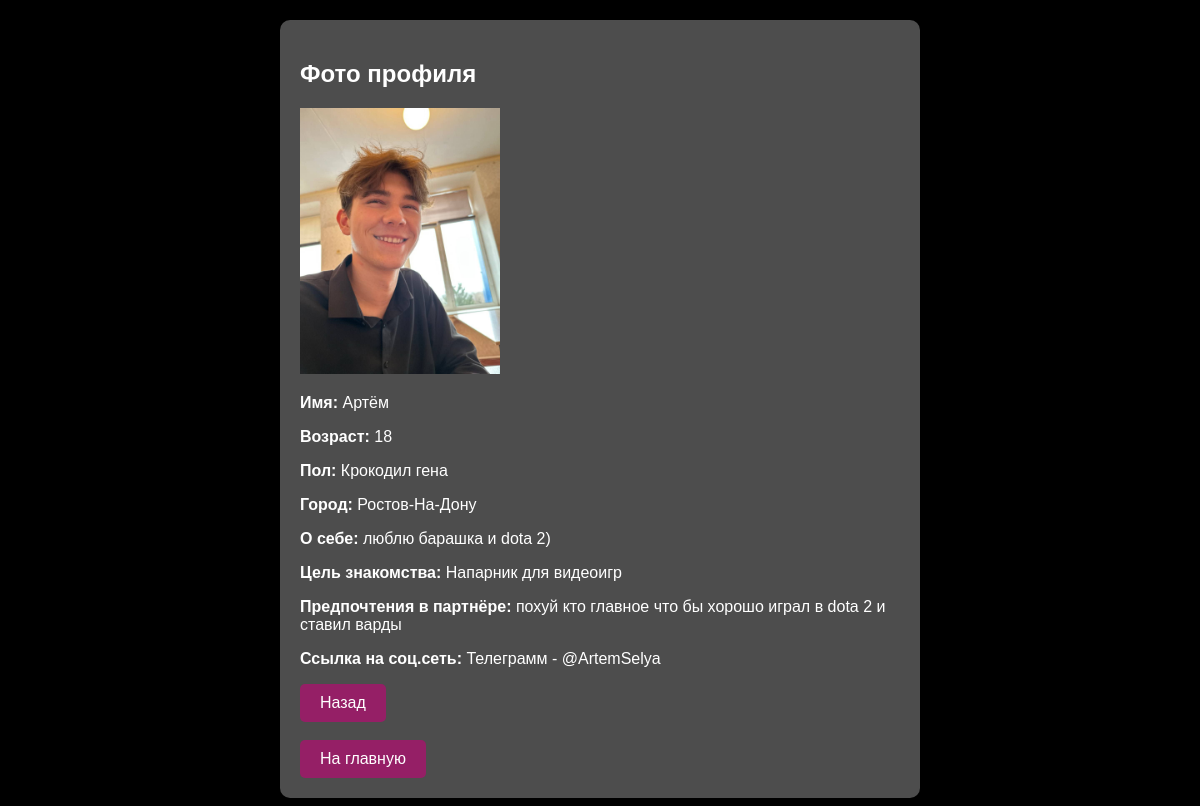
Screenshot of /profile/3/ with the database file from the repository.
### blog/models.py (models this page shows, shortened)
class Profile(models.Model):
    age = models.PositiveIntegerField(default=18,validators = [MaxValueValidator(100),MinValueValidator(18)])
    sity = models.ForeignKey(Sity, on_delete=models.CASCADE, blank=True, null=True, related_name='residents')
    about_me = models.TextField(blank=True, null=True)
    gender = models.ForeignKey(Gender, on_delete=models.CASCADE, blank=True, null=True, related_name='gena')
    user = models.OneToOneField(User, on_delete=models.CASCADE, related_name='profile')
    image = models.ImageField(upload_to='profile_images/', blank=True, null=True)
    the_purpose_of_dating = models.ForeignKey(The_purpose_of_dating, on_delete=models.CASCADE, blank=True, null=True, related_name='zel')
    preferences = models.TextField(blank=True, null=True)
    message = models.CharField(max_length=200, default="Не указано")

class Gender(models.Model):
    title = models.CharField(max_length=20)
    def __str__(self):
        return self.title

class Sity(models.Model):
    title = models.CharField(max_length=100)
    def __str__(self):
        return self.title

class The_purpose_of_dating(models.Model):
    title = models.CharField(max_length=50)
    def __str__(self):
        return self.title

### blog/views.py (the view)
# urls.py: path('profile/<int:user_id>/', views.user_profile, name='user_profile'),
def user_profile(request, user_id):
    user = get_object_or_404(Profile, id = user_id )
    return render(request, 'user_profile.html', {'user':user})

### blog/templates/user_profile.html (shortened to what this page needs)
{% extends "base.html" %}
{% block content %}
<div class="profile">
    <h2>Фото профиля</h2>
    {% if user.image %}
        <img src="{{ user.image.url }}" alt="Фото профиля" style="max-width: 200px;">
    {% else %}
        <p>Фото профиля отсутствует.</p>
    {% endif %}
    <p><strong>Имя: </strong>{{ user.user }}</p>
    <p><strong>Возраст: </strong>{{ user.age }}</p>
    <p><strong>Пол: </strong>{{ user.gender }}</p>
    <p><strong>Город: </strong>{{ user.sity }}</p>
    <p><strong>О себе: </strong>{{ user.about_me }}</p>
    <p><strong>Цель знакомства: </strong>{{ user.the_purpose_of_dating }}</p>
    <p><strong>Предпочтения в партнёре: </strong>{{ user.preferences }}</p>
    <p><strong>Ссылка на соц.сеть: </strong>{{ user.message }}</p>
    <form method="post" action="{% url 'user_list' %}">
        <button type="submit">Назад</button>
    </form><br>
    <form method="post" action="{% url 'home' %}">
        <button type="submit">На главную</button>
    </form>
</div>
{% endblock %}

### blog/templates/base.html (style rules this page uses)
body { font-family: Arial, sans-serif; background-color: #000000; color: #333; margin: 0; padding: 0; }
.profile { background-color: #4d4d4d; color: #fff; padding: 20px; border-radius: 10px; box-shadow: 0 0 10px rgba(0, 0, 0, 0.1); max-width: 600px; margin: 0 auto; }
button { background-color: #951f66; color: #fff; border: none; padding: 10px 20px; font-size: 16px; cursor: pointer; border-radius: 5px; transition: background 0.3s ease; }

### rows the page displays
Profile: image (picture), user "Артём", age "18", gender "Крокодил гена", sity "Ростов-На-Дону", about_me "люблю барашка и dota 2)", the_purpose_of_dating "Напарник для видеоигр", preferences "похуй кто главное что бы хорошо играл в dota 2 и ставил варды", message "Телеграмм - @ArtemSelya"
